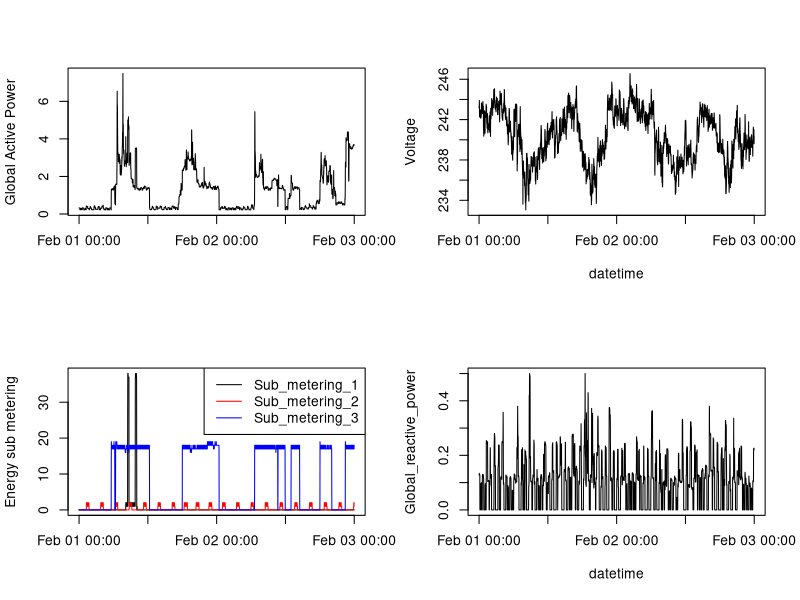

This figure's R source:
household_cons <- read.table('new_household_cons.txt', header=T,
                             colClasses=c('character',rep('numeric',7)))

household_cons$Time <- strptime(household_cons$Time, "%Y-%m-%d %H:%M:%S")

png('plot4.png', width=480, height=480)
par(mfrow=c(2,2))

with(household_cons, plot(Time, Global_active_power,
                              ylab='Global Active Power',
                              xlab='', type='l'))
with(household_cons, plot(Time, Voltage,
                              ylab='Voltage',
                              xlab='datetime', type='l'))
with(household_cons,
{
    plot(Time, Sub_metering_1, type='l',
         ylab='Energy sub metering', xlab='')
    lines(Time,Sub_metering_2, col='red')
    lines(Time,Sub_metering_3, col='blue')
    legend('topright', lty=rep(1,3),
           col=c('black', 'red', 'blue'),
           legend=c('Sub_metering_1','Sub_metering_2','Sub_metering_3'))
}
)
with(household_cons, plot(Time, Global_reactive_power,
                              ylab='Global_reactive_power',
                              xlab='datetime', type='l'))
dev.off()
